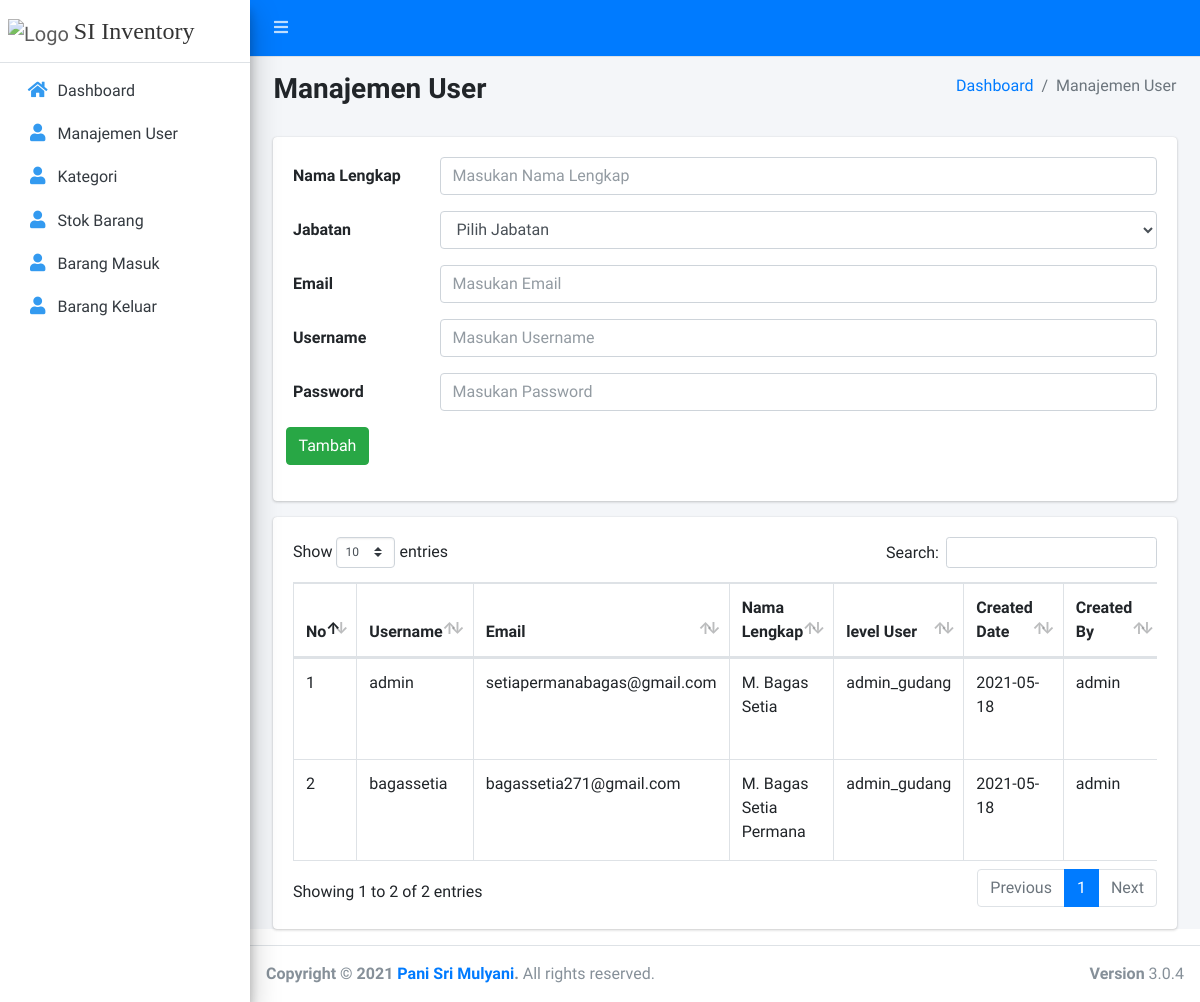
Before: /admin_gudang/manajemen_user.html (signed in) with the older database file.
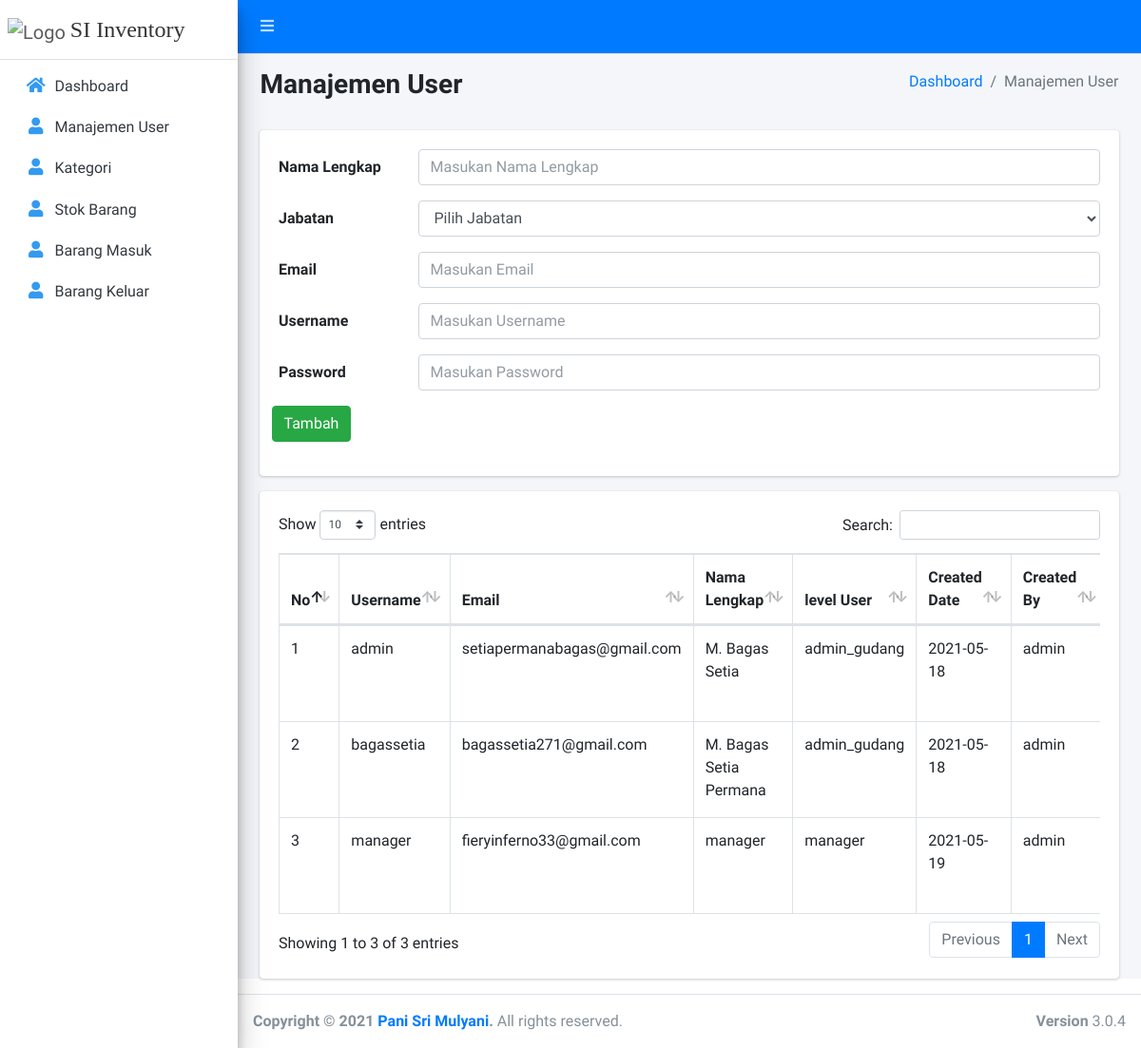
After: the same page with the newer database file.
### tables this page shows
CREATE TABLE `user` (
  `id_user` int(11) NOT NULL,
  `username` varchar(191) NOT NULL,
  `password` varchar(191) NOT NULL,
  `role` enum('admin_gudang','manager') NOT NULL,
  `namaLengkap` varchar(191) NOT NULL,
  `email` varchar(191) NOT NULL,
  `created_date` date DEFAULT NULL,
  `modify_date` date DEFAULT NULL,
  `created_by` varchar(191) DEFAULT NULL,
  `modify_by` varchar(191) DEFAULT NULL
);

### application/controllers/adminGudang/User.php (called while the page is built, shortened)
<?php
class User extends CI_Controller {
	public function index()
	{
    $data['konten'] = 'adminGudang/user';
    $data['user']   = $this->UserModel->getAll();
		$this->load->view('adminGudang/template', $data);
	}
}

### index.php (called while the page is built, shortened)
<?php
require_once BASEPATH.'core/CodeIgniter.php';

### application/models/UserModel.php (called while the page is built, shortened)
<?php
class UserModel extends CI_Model {
  private $table  = 'user';
  public function getAll()
  {
    $this->db->select($this->table . '.*, user1.username as user_create, user2.username as user_modify');
    $this->db->join($this->table . ' as user1', $this->table . '.created_by = user1.id_user');
    $this->db->join($this->table . ' as user2', $this->table . '.modify_by = user2.id_user', 'left');
    return $this->db->get($this->table)->result_array();
  }
}

### application/views/adminGudang/user.php (the view, shortened to what this page needs)
<section class="content">
  <div class="content-header">
    <div class="container-fluid">
      <div class="row mb-2">
        <div class="col-sm-6">
          <h3><b><font face=""> Manajemen User </font></b></h3>
        </div>
        <div class="col-sm-6">
          <ol class="breadcrumb float-sm-right">
            <li class="breadcrumb-item"><a href="<?= base_url(); ?>">Dashboard</a></li>
            <li class="breadcrumb-item active">Manajemen User</li>
          </ol>
        </div>
      </div>
    </div>
  </div>
  <div class="container-fluid">
    <div class="col-sm-12">
      <div class="card">
        <div class="card-body">
          <form action="<?= base_url(); ?>admin_gudang/manajemen_user.html" method="post">
            <div class="form-group row">
              <label for="staticEmail" class="col-sm-2 col-form-label">Nama Lengkap</label>
              <div class="col-sm-10">
                <input type="text" required class="form-control" id="staticEmail" placeholder="Masukan Nama Lengkap" name="namaLengkap">
              </div>
            </div>
            <div class="form-group row">
              <label for="staticEmail" class="col-sm-2 col-form-label">Jabatan</label>
              <div class="col-sm-10">
                <select name="role" id="role" class="form-control">
                  <option>Pilih Jabatan</option>
                </select>
              </div>
            </div>
            <div class="form-group row">
              <label for="staticEmail" class="col-sm-2 col-form-label">Email</label>
              <div class="col-sm-10">
                <input type="email" required class="form-control" id="staticEmail" placeholder="Masukan Email" name="email">
              </div>
            </div>
            <div class="form-group row">
              <label for="staticEmail" class="col-sm-2 col-form-label">Username</label>
              <div class="col-sm-10">
                <input type="text" required class="form-control" id="staticEmail" placeholder="Masukan Username" name="username">
              </div>
            </div>
            <div class="form-group row">
              <label for="staticEmail" class="col-sm-2 col-form-label">Password</label>
              <div class="col-sm-10">
                <input type="password" required class="form-control" id="staticEmail" placeholder="Masukan Password" name="password">
              </div>
            </div>
            <div class="form-group row">
              <button type="submit" class="btn btn-success">Tambah</button>
            </div>
          </form>
        </div>
      </div>
      <div class="card">
        <div class="card-body">
          <div class="table-responsive">
            <table class="table table-bordered" id="dataTables-example">
              <thead>
                <tr class="nowrap">
                  <th>No</th>
                  <th>Username</th>
                  <th>Email</th>
                  <th>Nama Lengkap</th>
                  <th>level User</th>
                  <th>Created Date</th>
                  <th>Created By</th>
                </tr>
              </thead>
              <tbody>
                <?php
                  $no = 1;
                  foreach ($user as $key) { ?>
                    <tr>
                      <td><?= $no++; ?></td>
                      <td><?= $key['username']; ?></td>
                      <td><?= $key['email']; ?></td>
                      <td><?= $key['namaLengkap']; ?></td>
                      <td><?= $key['role']; ?></td>
                      <td><?= $key['created_date']; ?></td>
                      <td><?= $key['user_create']; ?></td>
                    </tr>
                  <?php }
                ?>
              </tbody>
            </table>
          </div>
        </div>
      </div>
    </div>
  </div>
</section>

Changed rows visible on the page:
added user: username "manager", email "fieryinferno33@gmail.com", namaLengkap "manager", role "manager", created_date "2021-05-19", user.username "admin"
Other visible differences:
text written by a page script: "Show entries Search: Showing 1 to 2 of 2 entries Previous 1 Next" → "Show entries Search: Showing 1 to 3 of 3 entries Previous 1 Next"
